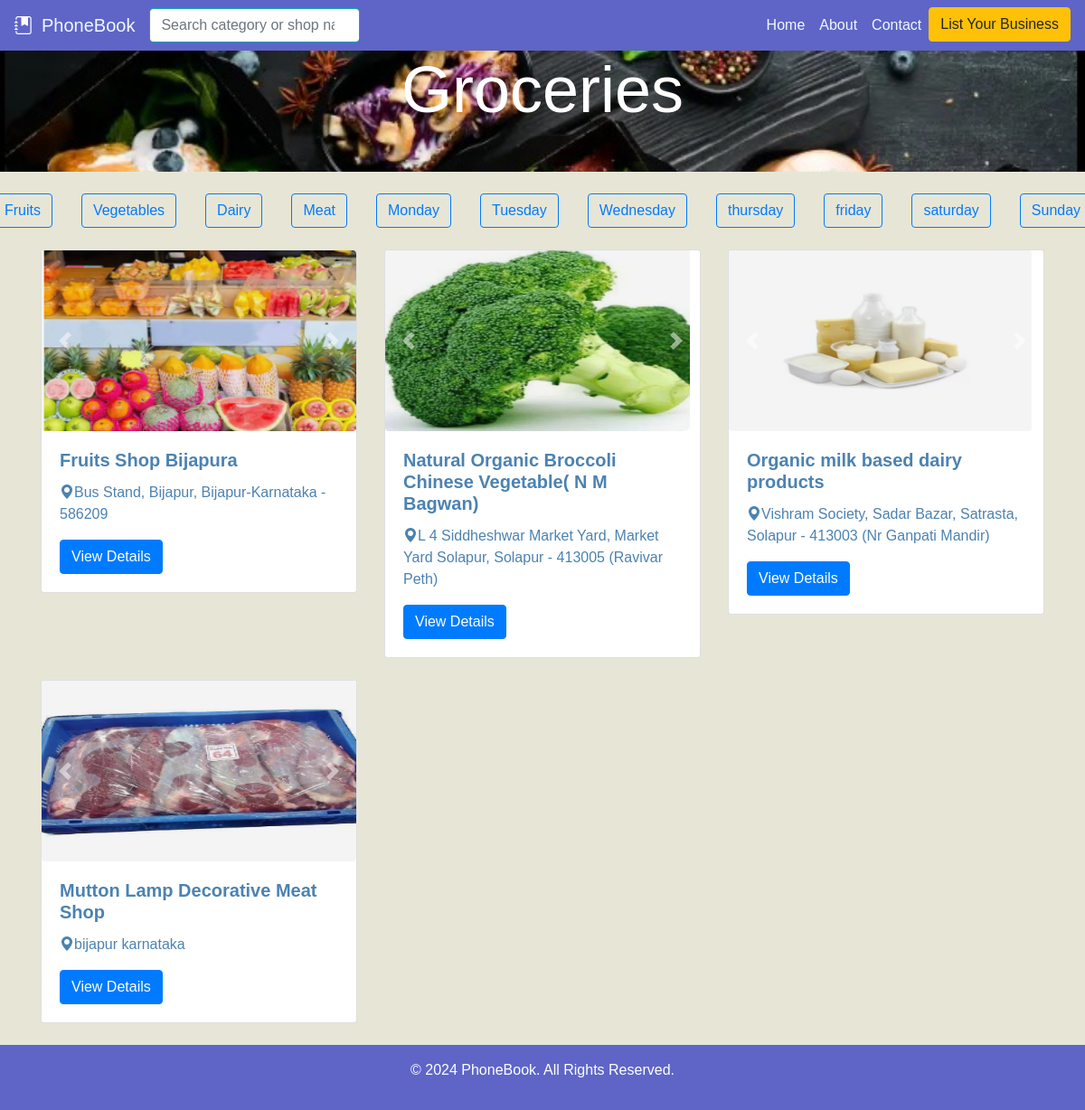
Page /category/4/shops/ on the committed database.
### shops/models.py (models this page shows, shortened)
class Category(models.Model):
    name = models.CharField(max_length=255)
    icon = models.CharField(max_length=255, blank=True, null=True)
    image = models.ImageField(upload_to='category_images/', blank=True, null=True)

class Subcategory(models.Model):
    category = models.ForeignKey(Category, on_delete=models.CASCADE)
    name = models.CharField(max_length=255)

class ShopImage(models.Model):
    shop = models.ForeignKey(Shop, on_delete=models.CASCADE, related_name='images')
    image = models.ImageField(upload_to='shop_images/')

class Shop(models.Model):
    category = models.ForeignKey(Category, on_delete=models.CASCADE)
    subcategory = models.ForeignKey(Subcategory, on_delete=models.SET_NULL, null=True, blank=True)
    name = models.CharField(max_length=255)
    address = models.TextField()
    phone_number = models.CharField(max_length=15, blank=True, null=True)
    email = models.EmailField(blank=True, null=True)
    website = models.URLField(blank=True, null=True)
    description = models.TextField(blank=True, null=True)
    opening_hours = models.CharField(max_length=255, blank=True, null=True)

### shops/views.py (the view)
# urls.py: path('category/<int:category_id>/shops/', views.category_shops, name='category_shops'),
def category_shops(request, category_id):
    category = get_object_or_404(Category, id=category_id)
    subcategories = Subcategory.objects.filter(category=category)
    selected_subcategory_id = request.GET.get('subcategory_id')
    if selected_subcategory_id:
        subcategory = get_object_or_404(Subcategory, id=selected_subcategory_id)
        shops = Shop.objects.filter(category=category, subcategory=subcategory)
    else:
        shops = Shop.objects.filter(category=category)
    return render(request, 'shops/category_shops.html', {
        'category': category,
        'subcategories': subcategories,
        'shops': shops,
        'selected_subcategory_id': selected_subcategory_id,
    })

### templates/shops/category_shops.html (shortened to what this page needs)
{% extends 'shops/base.html' %}
{% load static %}
{% block content %}
<section class="bsb-hero-1 px-3 bsb-overlay bsb-hover-pull" style="background-image: url('{{ category.image.url|default_if_none:"https://encrypted-tbn0.gstatic.com/images?q=tbn:ANd9GcSEulEy9Ku6oIvOetWFuLJchksSiZlEJenoyg&s" }}'); background-repeat:no-repeat; background-size:100%;">
    <div class="container">
    <div class="row justify-content-md-center">
      <div class="col-12 col-md-11 col-lg-9 col-xl-7 col-xxl-6 text-center text-white">
        <h2 class="display-3 fw-bold mb-3" >{{ category.name }}</h2>
      </div>
    </div>
  </div>
</section>
<main>
    <div class="container">
        <div class="subcategories d-flex justify-content-center">
            {% for subcat in subcategories %}
                <a class="btn btn-outline-primary m-3 my-4 {% if subcat.id == selected_subcategory_id %}active{% endif %}" href="?subcategory_id={{ subcat.id }}">{{ subcat.name }}</a>
            {% endfor %}
        </div>
        <div class="row">
            {% for shop in shops %}
            <div class="col-md-4 col-sm-6 col-12 mb-4">
                <div class="card rounded">
                    <div id="shopCarousel{{ shop.id }}" class="carousel slide" data-ride="carousel">
                        <div class="carousel-inner">
                            {% for image in shop.images.all %}
                            <div class="carousel-item {% if forloop.first %}active{% endif %}">
                                <img src="{{ image.image.url }}" class="d-block w-100 rounded" height="200px" alt="{{ shop.name }}">
                            </div>
                            {% endfor %}
                        </div>
                        <a class="carousel-control-prev" href="#shopCarousel{{ shop.id }}" role="button" data-slide="prev">
                            <span class="carousel-control-prev-icon" aria-hidden="true"></span>
                        </a>
                        <a class="carousel-control-next" href="#shopCarousel{{ shop.id }}" role="button" data-slide="next">
                            <span class="carousel-control-next-icon" aria-hidden="true"></span>
                        </a>
                    </div>
                    <div class="card-body">
                        <h5 class="card-title"><b>{{ shop.name }}</b></h5>
                        <p class="card-text"><i class="bi bi-geo-alt-fill"></i>{{ shop.address }}</p>
                        <a href="{% url 'shop_detail' shop.id %}" class="btn btn-primary">View Details</a>
                    </div>
                </div>
            </div>
            {% endfor %}
        </div>
    </div>
</main>
{% endblock %}

### static/styles.css (style rules this page uses)
body { font-family: Arial, sans-serif; }

### rows in the picture
Category: image (picture), name "Groceries"
Subcategory: name "Fruits"
Subcategory: name "Vegetables"
Subcategory: name "Dairy"
Subcategory: name "Meat"
Subcategory: name "Monday"
Subcategory: name "Tuesday"
Subcategory: name "Wednesday"
Subcategory: name "thursday"
Subcategory: name "friday"
Subcategory: name "saturday"
Subcategory: name "Sunday"
Shop: name "Fruits Shop Bijapura", address "Bus Stand, Bijapur, Bijapur-Karnataka - 586209"
ShopImage: image (picture)
Shop: name "Natural Organic Broccoli Chinese Vegetable( N M Bagwan)", address "L 4 Siddheshwar Market Yard, Market Yard Solapur, Solapur - 413005 (Ravivar Peth)"
ShopImage: image (picture)
Shop: name "Organic milk based dairy products", address "Vishram Society, Sadar Bazar, Satrasta, Solapur - 413003 (Nr Ganpati Mandir)"
ShopImage: image (picture)
Shop: name "Mutton Lamp Decorative Meat Shop", address "bijapur karnataka"
ShopImage: image (picture)
